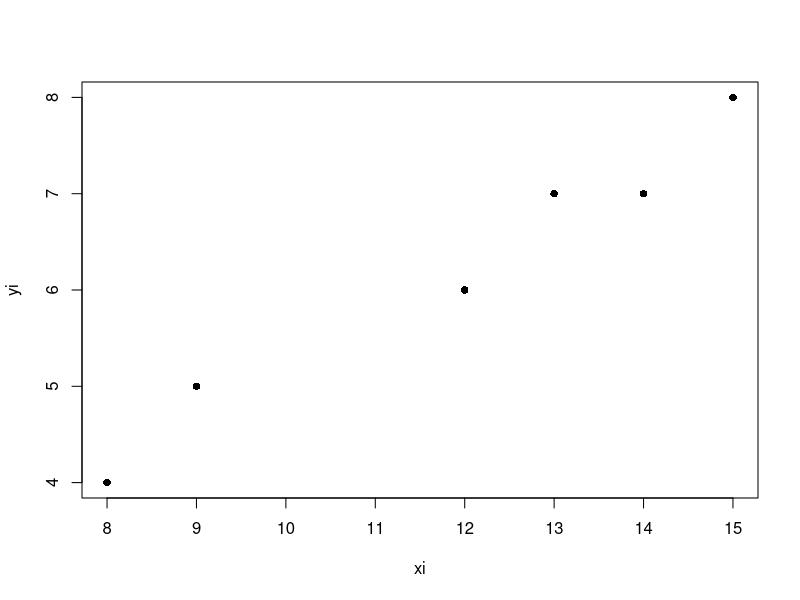
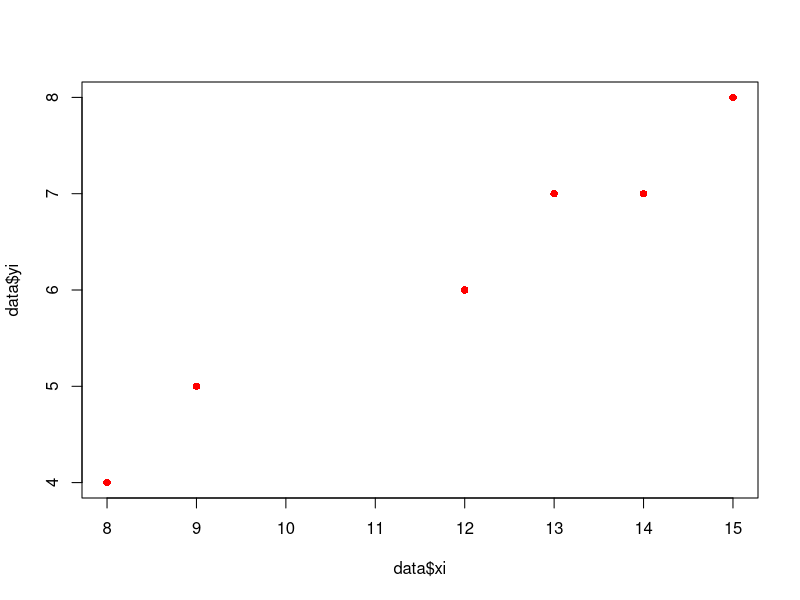

Write the R code that produced these figures, in order. (Note: this script raises an error after producing the figures.)
# Maria Fernanda Viveros Segovia 
# 1917915
# 14.04.2021
# regresion, trabajo ene clase 

xi <- c(15, 14, 13, 12, 9, 8)
yi <- c(8, 7, 7, 6, 5, 4)

plot(xi, yi, pch = 16)

# Crear un objeto con dos columnas diam (xi) y altura (yi)
data <- data.frame(xi, yi)

# Crear una nueva columna en datos que tenga la observacion en  menos la media de x
data$xi_m <- round(data$xi - mean(data$xi),2)


# Crear una nueva columna en datos que tenga la observacion  y menos la media de y
data$yi_m <- round(data$yi - mean(data$yi),2)

# Crear la ultiplicacion de xi_m * yi_m 
data$xiyi_M <- round(data$xi_m*data$yi_m,2)

data$xi_m2 <- round(data$xi_m^2,2)

# Determinar beta  --------------------------------------------------------

# Estimar el coeficiente Beta (pendiente de la linea de regresion)
beta <- sum(data$xiyi_M)/sum(data$xi_m2)

# Valor de beta es 
beta


# Dterminar Alfa ----------------------------------------------------------

# Alfa- media Y - beta*media de X 

alfa <- mean(data$yi)- beta*mean(data$xi)
alfa

data$yprima <- round(alfa - beta*data$xi,2)

plot(data$xi, data$yi, pch = 16, col = "red")
lines(data$xi, data$yprima, type= "l", lty=2, lwd=2)

lines() # Ejercicios en clase. Encontrar diametros

diametros <- c(8.5, 10.3, 11.4, 12.5, 13.6, 14.3)

yprima <- round(alfa + beta * diametros, 2)

estimados <- data.frame(diametros, yprima)

# Regresion usando la funcion lm  -----------------------------------------

diam.lm <- lm(data$yi ~ data$xi)
diam.lm
summary(diam.lm)

diam.lm$fitted.values
sum(diam.lm$residuals)

plot(data$xi, data$yi, col= "green", pch=16)
abline(diam.lm)

cor.test(data$xi, data$yi)
